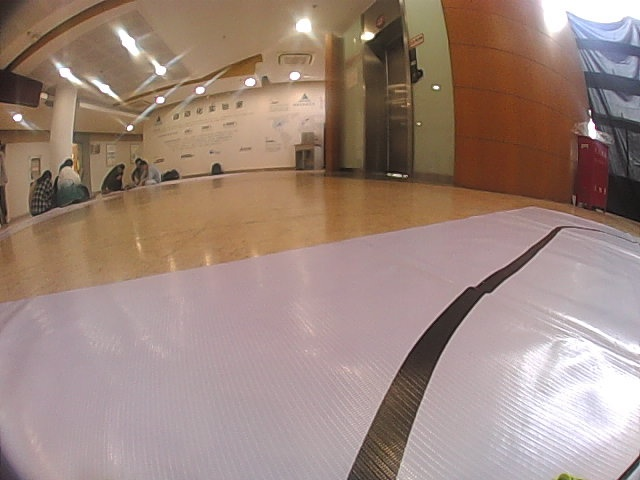
#> input picture client/testimg/curve131.jpg, 640 x 480 px
$ python -i linefollowing.py   (imports and definitions only)
#> lines starting #> are read from the running program, lines starting #| are printed output that depends on the picture; after the words box and inside, x2 and y2 are one past the last pixel; in counts of white or black regions, pixels touching at a corner belong together
#> further down, picture is the input picture: shape (480, 640, 3); mean B, G, R 123.9, 134.2, 157.2
import cv2
import numpy as np


import os


def midsearch(img):
    # cv2.imshow(filename,img)
    h,w,c= img.shape
#> h = 480; w = 640; c = 3
    # print(h,w)
    mid=img[int(h*0.6):int(h),int(0.25*w):int(0.75*w)].copy()
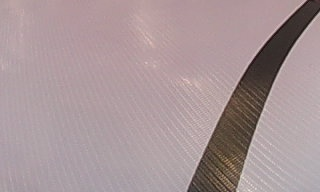
#> mid: shape (192, 320, 3); mean B, G, R 151.8, 149.5, 167.6
    # cv2.imshow("mid",mid)
    # print(mid.shape)

    hm, wm, cm = mid.shape
#> hm = 192; wm = 320; cm = 3
    gray = cv2.cvtColor(mid, cv2.COLOR_BGR2GRAY)                                      # cv2.imshow("gray",gray)
    ret, thre = cv2.threshold(gray, 0, 255, cv2.THRESH_OTSU + cv2.THRESH_BINARY_INV)
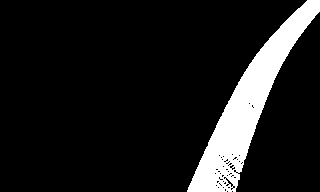
#> thre: shape (192, 320); 11.1% white; 1 white region, box (x1, y1, x2, y2) and area: (187, 0, 320, 192) 6790
#> ret = 116
    thre = cv2.medianBlur(thre, 11)
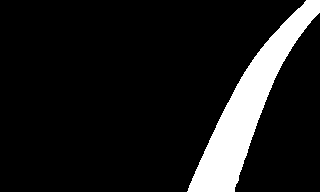
#> thre: shape (192, 320); 11.2% white; 1 white region

    # cv2.imshow("thre",thre)

    contours, hierarchy = cv2.findContours(thre, cv2.RETR_TREE, cv2.CHAIN_APPROX_SIMPLE)[-2:]
#> contours = 1 contour; box (x1, y1, x2, y2) and area: (187, 0, 320, 192) 6686

    for contour in contours:
        x, y, w, h = cv2.boundingRect(contour)
        # print(x, y, w, h)
        if h > 100:
            break
#> this loop made 1 pass
#> (x, y, w, h) on pass 1: (187, 0, 133, 192)

    x_sum = 0
    point_count = 0
    for point in contour:
        x_sum += point[0][0]
        point_count += 1
#> this loop made 258 passes
#> (point, x_sum) on passes 1 to 3: ([[306, 0]], 306), ([[304, 2]], 610), ([[304, 3]], 914)
#> after the loop, point_count = 258; x_sum = 63174
    x_mean = x_sum / point_count
#> x_mean = 244.9
    # print(x_mean)
    delta = ((x_mean - wm/2)/float(wm))*2
#> delta = 0.53
    # print(x_mean, wm, type(delta), delta)

    cv2.drawContours(mid, [contour], -1, (0, 255, 0), 3)
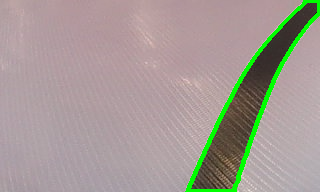
#> mid: shape (192, 320, 3); 3.35% of pixels changed, all inside (x1, y1, x2, y2) = (185, 0, 320, 192)
    # cv2.imshow('contours', mid)


    # cv2.waitKey(0)
    # cv2.destroyAllWindows()
    return delta


def midjudge(delta,pid):


    R_v=16
    L_v=12
    delta_v = pid.get_output(delta)

    if delta_v:
        return L_v+int(delta_v),R_v-int(delta_v*4/3)
    return L_v, R_v

>>> import cv2
>>> picture = cv2.imread('../client/testimg/curve131.jpg')
>>> result = midsearch(picture)
#> result = 0.53

$ run again, on client/testimg/curve139.jpg
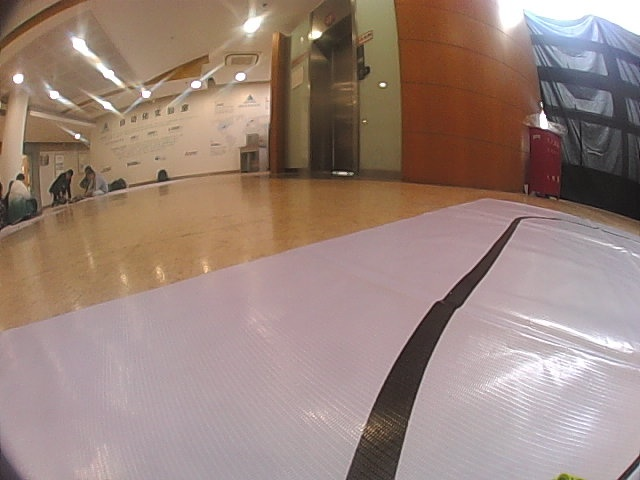
#> input picture client/testimg/curve139.jpg, 640 x 480 px
#> picture is the input picture: shape (480, 640, 3); mean B, G, R 122.9, 132.4, 154.6
#> in midsearch, `ret, thre = cv2.threshold(gray, 0, 255, cv2.THRESH_OTSU + cv2.THRESH_B..`:
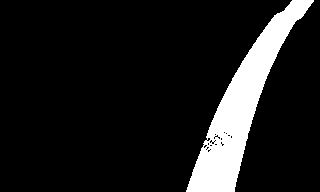
#> thre: shape (192, 320); 11.3% white; 1 white region, box (x1, y1, x2, y2) and area: (186, 0, 314, 192) 6919
#> ret = 111
#> contours = 1 contour; box (x1, y1, x2, y2) and area: (186, 0, 313, 192) 6724
#> the loop in midsearch, `for contour in contours:` made 1 pass
#> (x, y, w, h) on pass 1: (186, 0, 127, 192)
#> the loop in midsearch, `for point in contour:` made 262 passes
#> (point, x_sum) on passes 1 to 3: ([[291, 0]], 291), ([[290, 1]], 581), ([[290, 2]], 871)
#> after the loop in midsearch, `for point in contour:`: point_count = 262; x_sum = 64178
#> x_mean = 245
#> delta = 0.531
#> in midsearch, `cv2.drawContours(mid, [contour], -1, (0, 255, 0), 3)`:
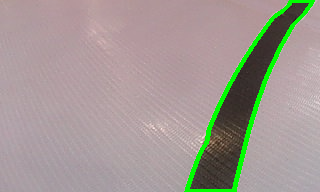
#> mid: shape (192, 320, 3); mean B, G, R 147.4, 153.4, 161.8
